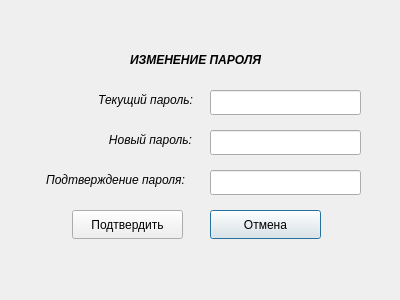
<?xml version="1.0" encoding="UTF-8"?>
<ui version="4.0">
 <class>Parol6</class>
 <widget class="QDialog" name="Parol6">
  <property name="geometry">
   <rect>
    <x>0</x>
    <y>0</y>
    <width>400</width>
    <height>300</height>
   </rect>
  </property>
  <property name="windowTitle">
   <string>Dialog</string>
  </property>
  <widget class="QLineEdit" name="lineEdit">
   <property name="geometry">
    <rect>
     <x>210</x>
     <y>90</y>
     <width>151</width>
     <height>25</height>
    </rect>
   </property>
  </widget>
  <widget class="QLabel" name="label">
   <property name="geometry">
    <rect>
     <x>110</x>
     <y>50</y>
     <width>171</width>
     <height>20</height>
    </rect>
   </property>
   <property name="text">
    <string>&lt;html&gt;&lt;head/&gt;&lt;body&gt;&lt;p align=&quot;center&quot;&gt;&lt;span style=&quot; font-weight:700; font-style:italic;&quot;&gt;ИЗМЕНЕНИЕ ПАРОЛЯ&lt;/span&gt;&lt;/p&gt;&lt;/body&gt;&lt;/html&gt;</string>
   </property>
  </widget>
  <widget class="QLabel" name="label_2">
   <property name="geometry">
    <rect>
     <x>90</x>
     <y>90</y>
     <width>111</width>
     <height>20</height>
    </rect>
   </property>
   <property name="text">
    <string>&lt;html&gt;&lt;head/&gt;&lt;body&gt;&lt;p align=&quot;center&quot;&gt;&lt;span style=&quot; font-style:italic;&quot;&gt;Текущий пароль:&lt;/span&gt;&lt;/p&gt;&lt;/body&gt;&lt;/html&gt;</string>
   </property>
  </widget>
  <widget class="QPushButton" name="pushButton_2">
   <property name="geometry">
    <rect>
     <x>210</x>
     <y>210</y>
     <width>111</width>
     <height>29</height>
    </rect>
   </property>
   <property name="text">
    <string>Отмена</string>
   </property>
  </widget>
  <widget class="QLabel" name="label_4">
   <property name="geometry">
    <rect>
     <x>30</x>
     <y>170</y>
     <width>171</width>
     <height>20</height>
    </rect>
   </property>
   <property name="text">
    <string>&lt;html&gt;&lt;head/&gt;&lt;body&gt;&lt;p align=&quot;center&quot;&gt;&lt;span style=&quot; font-style:italic;&quot;&gt;Подтверждение пароля:&lt;/span&gt;&lt;/p&gt;&lt;/body&gt;&lt;/html&gt;</string>
   </property>
  </widget>
  <widget class="QPushButton" name="pushButton">
   <property name="geometry">
    <rect>
     <x>72</x>
     <y>210</y>
     <width>111</width>
     <height>29</height>
    </rect>
   </property>
   <property name="text">
    <string>Подтвердить</string>
   </property>
  </widget>
  <widget class="QLabel" name="label_3">
   <property name="geometry">
    <rect>
     <x>100</x>
     <y>130</y>
     <width>101</width>
     <height>20</height>
    </rect>
   </property>
   <property name="text">
    <string>&lt;html&gt;&lt;head/&gt;&lt;body&gt;&lt;p align=&quot;center&quot;&gt;&lt;span style=&quot; font-style:italic;&quot;&gt;Новый пароль:&lt;/span&gt;&lt;/p&gt;&lt;/body&gt;&lt;/html&gt;</string>
   </property>
  </widget>
  <widget class="QLineEdit" name="lineEdit_3">
   <property name="geometry">
    <rect>
     <x>210</x>
     <y>170</y>
     <width>151</width>
     <height>25</height>
    </rect>
   </property>
  </widget>
  <widget class="QLineEdit" name="lineEdit_2">
   <property name="geometry">
    <rect>
     <x>210</x>
     <y>130</y>
     <width>151</width>
     <height>25</height>
    </rect>
   </property>
  </widget>
 </widget>
 <resources/>
 <connections/>
</ui>
